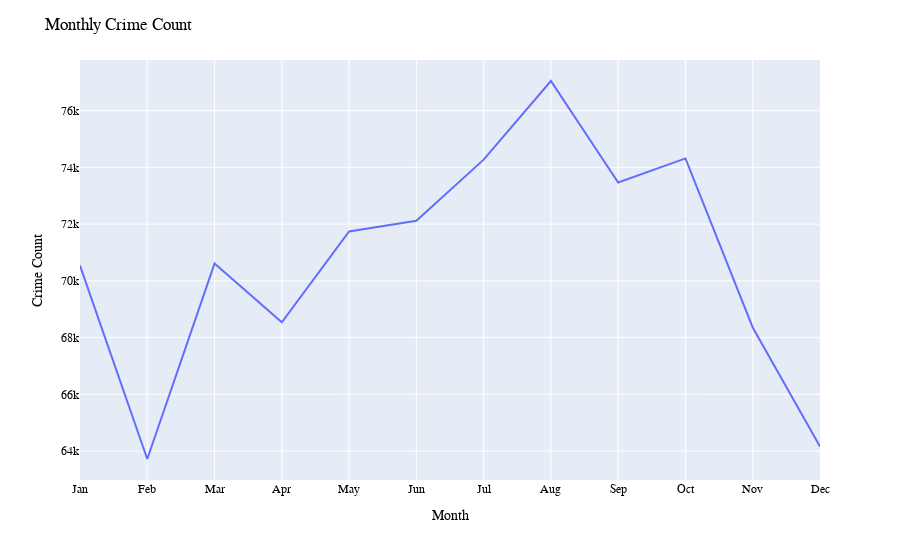

Notebook cell for this chart:
### Markdown cell above
Crime Count Visualization on Monthly Basis

### Code cell
monthly_data = data.groupby(["MONTH"]).size().reset_index(name = "count")
monthly_data['MONTH'] = monthly_data['MONTH'].apply(lambda x: calendar.month_abbr[x])
fig = px.line(monthly_data, x = "MONTH" , y = "count")

fig.update_layout(
    title="Monthly Crime Count",
    xaxis_title="Month",
    yaxis_title="Crime Count",
    font=dict(family="Arial", size=12, color="black"),
)

fig.show()

### Figure 1 — Plotly figure (JSON) as saved in the notebook; plotly's stock layout.template omitted (floating-point values rounded to 4 significant figures)
{"data": [{"hovertemplate": "MONTH=%{x}<br>count=%{y}<extra></extra>", "legendgroup": "", "line": {"color": "#636efa", "dash": "solid"}, "marker": {"symbol": "circle"}, "mode": "lines", "name": "", "orientation": "v", "showlegend": false, "type": "scatter", "x": ["Jan", "Feb", "Mar", "Apr", "May", "Jun", "Jul", "Aug", "Sep", "Oct", "Nov", "Dec"], "xaxis": "x", "y": [70537, 63719, 70608, 68536, 71742, 72118, 74273, 77046, 73468, 74316, 68356, 64158], "yaxis": "y"}], "layout": {"font": {"color": "black", "family": "Arial", "size": 12}, "legend": {"tracegroupgap": 0}, "margin": {"t": 60}, "title": {"text": "Monthly Crime Count"}, "xaxis": {"anchor": "y", "domain": [0, 1], "title": {"text": "Month"}}, "yaxis": {"anchor": "x", "domain": [0, 1], "title": {"text": "Crime Count"}}}}
